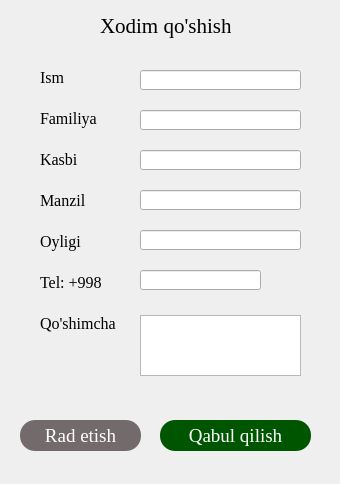
<?xml version="1.0" encoding="UTF-8"?>
<ui version="4.0">
 <class>Form</class>
 <widget class="QWidget" name="Form">
  <property name="geometry">
   <rect>
    <x>0</x>
    <y>0</y>
    <width>340</width>
    <height>484</height>
   </rect>
  </property>
  <property name="minimumSize">
   <size>
    <width>340</width>
    <height>484</height>
   </size>
  </property>
  <property name="maximumSize">
   <size>
    <width>340</width>
    <height>16777215</height>
   </size>
  </property>
  <property name="font">
   <font>
    <family>Times New Roman</family>
    <pointsize>12</pointsize>
   </font>
  </property>
  <property name="windowTitle">
   <string>Xodim qo'shish</string>
  </property>
  <widget class="QWidget" name="verticalLayoutWidget">
   <property name="geometry">
    <rect>
     <x>40</x>
     <y>60</y>
     <width>81</width>
     <height>281</height>
    </rect>
   </property>
   <layout class="QVBoxLayout" name="verticalLayout">
    <item>
     <widget class="QLabel" name="label_3">
      <property name="text">
       <string>Ism</string>
      </property>
     </widget>
    </item>
    <item>
     <widget class="QLabel" name="label_2">
      <property name="text">
       <string>Familiya</string>
      </property>
     </widget>
    </item>
    <item>
     <widget class="QLabel" name="label_6">
      <property name="text">
       <string>Kasbi</string>
      </property>
     </widget>
    </item>
    <item>
     <widget class="QLabel" name="label_8">
      <property name="text">
       <string>Manzil</string>
      </property>
     </widget>
    </item>
    <item>
     <widget class="QLabel" name="label_5">
      <property name="text">
       <string>Oyligi</string>
      </property>
     </widget>
    </item>
    <item>
     <widget class="QLabel" name="label_7">
      <property name="text">
       <string>Tel: +998</string>
      </property>
     </widget>
    </item>
    <item>
     <widget class="QLabel" name="label">
      <property name="text">
       <string>Qo'shimcha</string>
      </property>
     </widget>
    </item>
   </layout>
  </widget>
  <widget class="QLabel" name="label_4">
   <property name="geometry">
    <rect>
     <x>100</x>
     <y>10</y>
     <width>131</width>
     <height>31</height>
    </rect>
   </property>
   <property name="font">
    <font>
     <family>Times New Roman</family>
     <pointsize>16</pointsize>
    </font>
   </property>
   <property name="text">
    <string>Xodim qo'shish</string>
   </property>
  </widget>
  <widget class="QPushButton" name="pushButton">
   <property name="geometry">
    <rect>
     <x>20</x>
     <y>420</y>
     <width>121</width>
     <height>31</height>
    </rect>
   </property>
   <property name="font">
    <font>
     <family>Times New Roman</family>
     <pointsize>14</pointsize>
    </font>
   </property>
   <property name="styleSheet">
    <string notr="true">color: rgb(255, 255, 255);
background-color: rgb(115, 107, 107);
border-radius:15px;</string>
   </property>
   <property name="text">
    <string>Rad etish</string>
   </property>
  </widget>
  <widget class="QPushButton" name="pushButton_2">
   <property name="geometry">
    <rect>
     <x>160</x>
     <y>420</y>
     <width>151</width>
     <height>31</height>
    </rect>
   </property>
   <property name="font">
    <font>
     <family>Times New Roman</family>
     <pointsize>14</pointsize>
    </font>
   </property>
   <property name="styleSheet">
    <string notr="true">color: rgb(255, 255, 255);
background-color: rgb(0, 85, 0);
border-radius:15px;</string>
   </property>
   <property name="text">
    <string>Qabul qilish</string>
   </property>
  </widget>
  <widget class="QPushButton" name="pushButton_3">
   <property name="geometry">
    <rect>
     <x>265</x>
     <y>265</y>
     <width>41</width>
     <height>31</height>
    </rect>
   </property>
   <property name="styleSheet">
    <string notr="true">border:none;</string>
   </property>
   <property name="text">
    <string/>
   </property>
   <property name="icon">
    <iconset resource="resource.qrc">
     <normaloff>:/png/image/plus (1).png</normaloff>:/png/image/plus (1).png</iconset>
   </property>
   <property name="iconSize">
    <size>
     <width>28</width>
     <height>28</height>
    </size>
   </property>
  </widget>
  <widget class="QLineEdit" name="lineEdit">
   <property name="geometry">
    <rect>
     <x>140</x>
     <y>70</y>
     <width>161</width>
     <height>20</height>
    </rect>
   </property>
  </widget>
  <widget class="QLineEdit" name="lineEdit_2">
   <property name="geometry">
    <rect>
     <x>140</x>
     <y>110</y>
     <width>161</width>
     <height>20</height>
    </rect>
   </property>
  </widget>
  <widget class="QLineEdit" name="lineEdit_3">
   <property name="geometry">
    <rect>
     <x>140</x>
     <y>150</y>
     <width>161</width>
     <height>20</height>
    </rect>
   </property>
  </widget>
  <widget class="QLineEdit" name="lineEdit_4">
   <property name="geometry">
    <rect>
     <x>140</x>
     <y>190</y>
     <width>161</width>
     <height>20</height>
    </rect>
   </property>
  </widget>
  <widget class="QLineEdit" name="lineEdit_5">
   <property name="geometry">
    <rect>
     <x>140</x>
     <y>230</y>
     <width>161</width>
     <height>20</height>
    </rect>
   </property>
  </widget>
  <widget class="QLineEdit" name="lineEdit_6">
   <property name="geometry">
    <rect>
     <x>140</x>
     <y>270</y>
     <width>121</width>
     <height>20</height>
    </rect>
   </property>
  </widget>
  <widget class="QTextEdit" name="textEdit">
   <property name="geometry">
    <rect>
     <x>140</x>
     <y>315</y>
     <width>161</width>
     <height>61</height>
    </rect>
   </property>
  </widget>
 </widget>
 <resources>
  <include location="resource.qrc"/>
 </resources>
 <connections/>
</ui>
